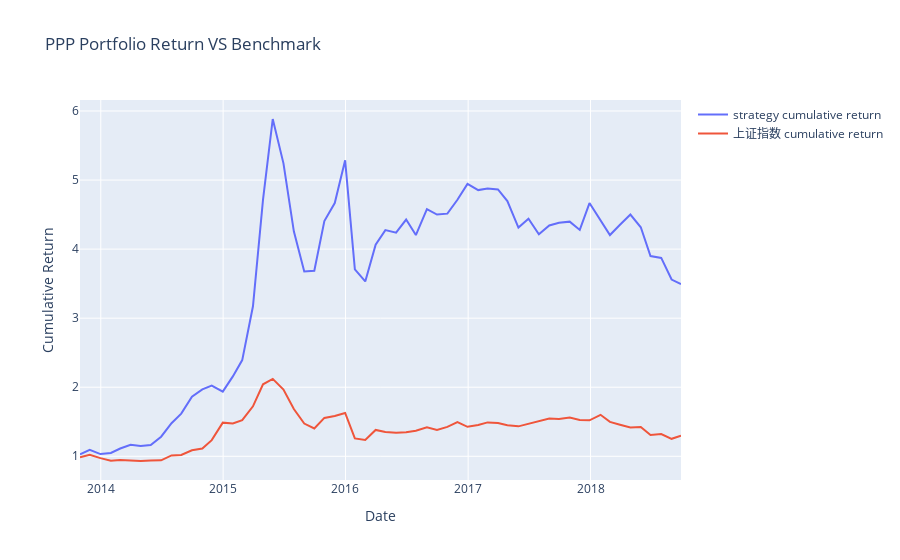

Source (notebook cell):
### Code cell
plot = DataframePlot(final_return_df)
plot.scatter_plot("date", y_colname_list = ["cum_ret_1","ss_cum_ret"],
                  legend_list= ['strategy cumulative return','上证指数 cumulative return'],
                  graph_title="PPP Portfolio Return VS Benchmark",
                  x_title="Date",
                  y_title="Cumulative Return")
